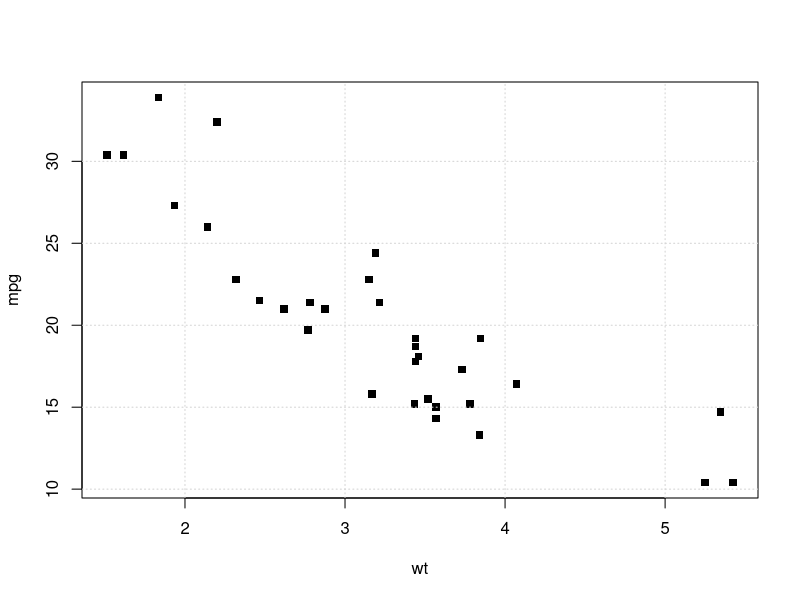
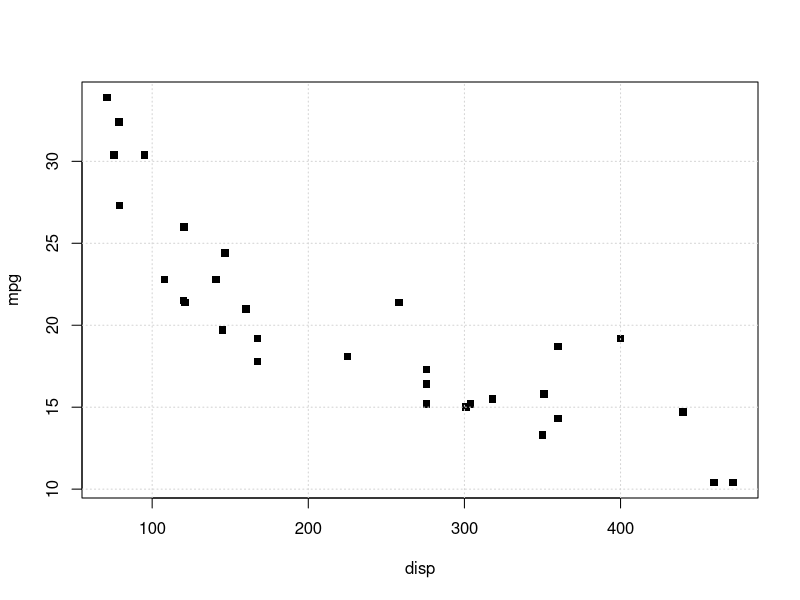
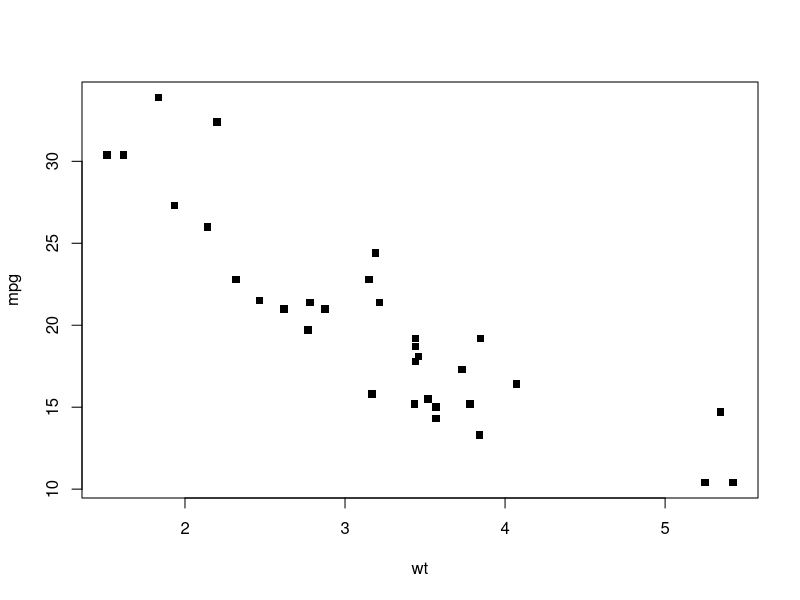
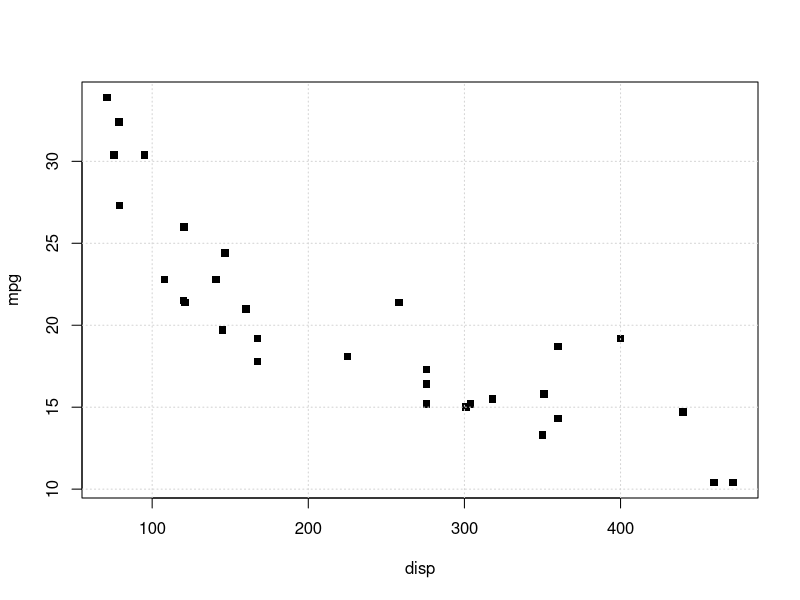

Here is the R script that generated these plots, in order:
## ---- chunk 1
knitr::opts_chunk$set(echo = TRUE)
## ---- chunk 2
data(mtcars)
## ---- chunk 3
head(mtcars)
## ---- chunk 4
plot(mpg~wt,data=mtcars,   pch=15)
grid()
## ---- chunk 5
cor(mtcars$wt, mtcars$mpg)
## ---- chunk 6
model1 <- lm(mpg ~ wt, data = mtcars)
summary(model1)
## ---- chunk 7
newData = data.frame(wt=3.050, disp=122)
print(predict(model1, newData, interval = 'predict'))
## ---- chunk 8
plot(mpg~disp,data=mtcars,   pch=15)
grid()
## ---- chunk 9
cor(mtcars$disp, mtcars$mpg)
## ---- chunk 10
model2 <- lm(mpg ~ disp, data = mtcars)
summary(model2)
## ---- chunk 11
newData = data.frame(wt=3.050, disp=122)
print(predict(model2, newData, interval = 'predict'))
## ---- chunk 12
plot(mpg ~ wt+disp, data = mtcars,    pch=15)
grid()
## ---- chunk 13
model3= lm(mpg ~ wt+disp, data = mtcars)
summary(model3)
## ---- chunk 14
model3 <- lm(mpg ~ wt+disp, data = mtcars)
summary(model3)
## ---- chunk 15
newData = data.frame(wt=3.050, disp=122)
print(predict(model3, newData, interval = 'predict'))
## ---- chunk 16
anova_result <- anova(model1, model3)
print(anova_result)
